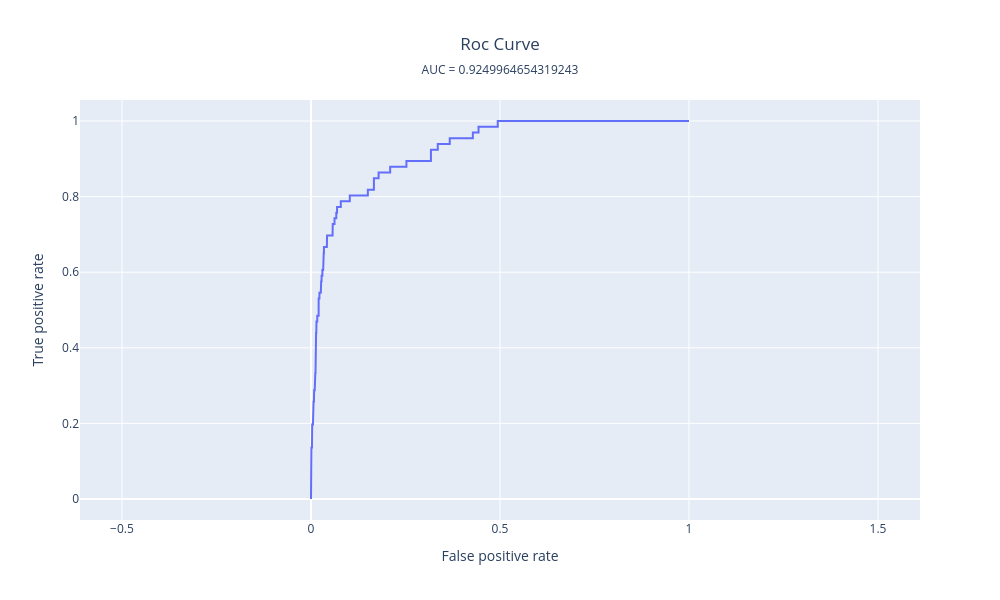

The cell this chart's notebook holds for it:
### Code cell
from sklearn.metrics import roc_auc_score, roc_curve
import plotly.graph_objects as go

y_pred_prob = logistic.predict_proba(X_test)[:, 1]
fpr, tpr, thresholds = roc_curve(y_test, y_pred_prob)
auc = roc_auc_score(y_test, y_pred_prob)

fig = go.Figure()
fig.add_trace(
    go.Scatter(
        x=fpr, y=tpr,
        mode="lines",
        customdata=thresholds,
))

fig.update_layout(
    title=dict(
        text = 'Roc Curve',
        x = 0.5,
        subtitle = dict(
            text = f'AUC = {auc}'
        )
    ),
    xaxis_title='False positive rate',
    yaxis_title='True positive rate',
    width=1000, height=600,
    legend=dict(x=0.6, y=0.1),
)
fig.update_yaxes(scaleanchor="x", scaleratio=1)
fig.show()
